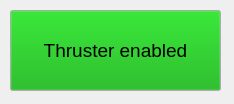
<?xml version="1.0" encoding="UTF-8"?>
<ui version="4.0">
 <class>rqtThrusterEnable</class>
 <widget class="QWidget" name="rqtThrusterEnable">
  <property name="geometry">
   <rect>
    <x>0</x>
    <y>0</y>
    <width>234</width>
    <height>104</height>
   </rect>
  </property>
  <property name="windowTitle">
   <string>Vortex Thruster enable</string>
  </property>
  <widget class="QPushButton" name="btnKill">
   <property name="geometry">
    <rect>
     <x>10</x>
     <y>10</y>
     <width>211</width>
     <height>81</height>
    </rect>
   </property>
   <property name="palette">
    <palette>
     <active>
      <colorrole role="Button">
       <brush brushstyle="SolidPattern">
        <color alpha="255">
         <red>0</red>
         <green>170</green>
         <blue>0</blue>
        </color>
       </brush>
      </colorrole>
     </active>
     <inactive>
      <colorrole role="Button">
       <brush brushstyle="SolidPattern">
        <color alpha="255">
         <red>0</red>
         <green>170</green>
         <blue>0</blue>
        </color>
       </brush>
      </colorrole>
     </inactive>
     <disabled>
      <colorrole role="Button">
       <brush brushstyle="SolidPattern">
        <color alpha="255">
         <red>0</red>
         <green>170</green>
         <blue>0</blue>
        </color>
       </brush>
      </colorrole>
     </disabled>
    </palette>
   </property>
   <property name="font">
    <font>
     <pointsize>14</pointsize>
    </font>
   </property>
   <property name="text">
    <string>Thruster enabled</string>
   </property>
  </widget>
 </widget>
 <resources/>
 <connections/>
</ui>
